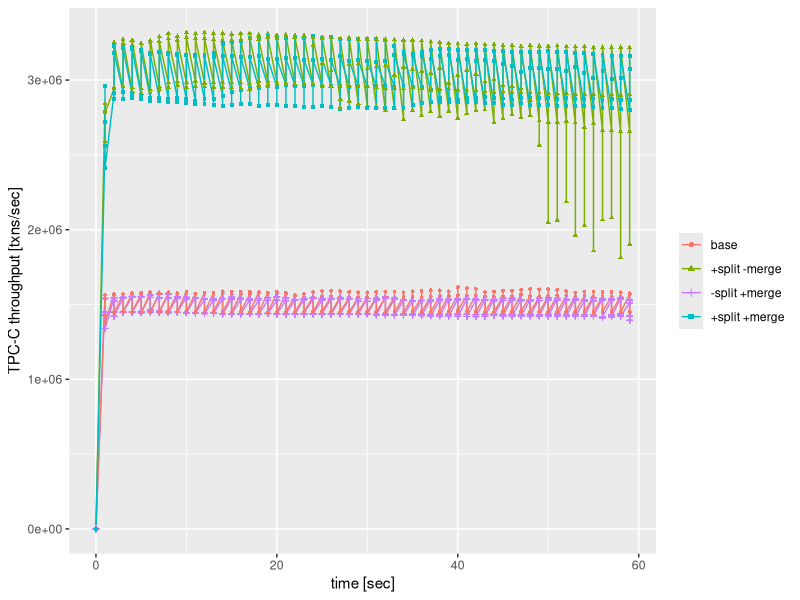

Here is the R script that generated this plot:
library(ggplot2)
library(sqldf)
library(Cairo)
library(stringr)
library(scales)
# TPC-C C: 100 warehouses, 120 threads
# 4 combinations of enabled/disabled space/contention management

dev.set(0)
df=read.csv('./C.csv')
d= sqldf("
select *, 1 as symbol from df where c_su_merge=1 and c_cm_split=0
UNION select *, 3 as symbol from df where c_su_merge=0 and c_cm_split=1
UNION select *, 20 as symbol from df where c_su_merge=0 and c_cm_split=0
UNION select *, 10 as symbol from df where c_su_merge=1 and c_cm_split=1
")
tx <- ggplot(d, aes(t, tx, color=factor(symbol), group=interaction(c_su_merge,c_cm_split))) + geom_line() + geom_point(aes(shape=factor(symbol), size=1)) + scale_size_identity(name=NULL)+ scale_shape_discrete(name=NULL, breaks=c(1,3,20,10), labels=c("base", "+split -merge","-split +merge","+split +merge")) + scale_color_discrete(name =NULL, labels=c("base", "+split -merge","-split +merge","+split +merge"), breaks=c(1,3,20,10)) + labs(x='time [sec]', y = 'TPC-C throughput [txns/sec]')
print(tx)
head(d)

CairoPDF("./C.pdf", bg="transparent")
dev.off()
